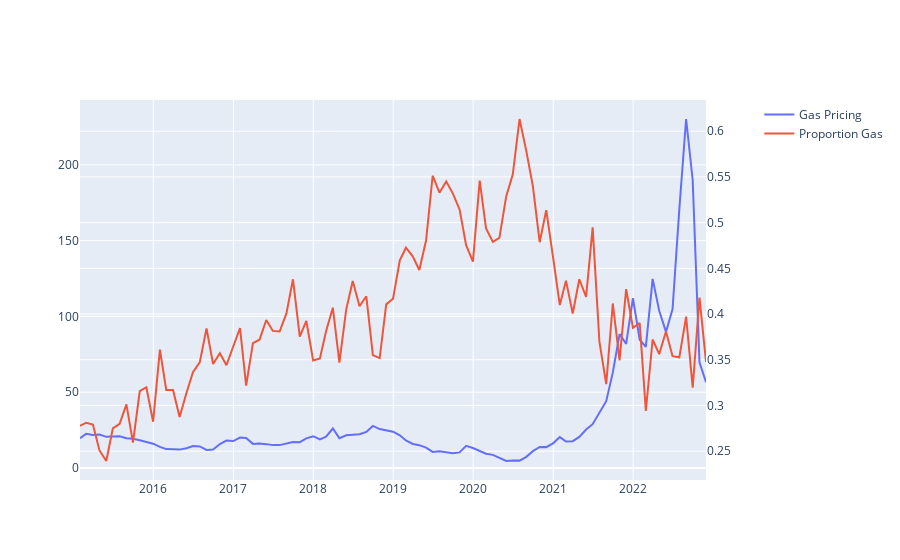

This figure's notebook cell:
### Markdown cell above
## Netherlands

### Code cell
gen_df = gen_read_clean("Netherlands")
combined_data = combine_dfs("Netherlands", gen_df, freq="1M")
# print(combined_data)
fig = make_subplots(specs=[[{"secondary_y": True}]])

fig.add_trace(
        go.Scatter(x=combined_data["Start"], y=combined_data["Last Price"], name="Gas Pricing"), secondary_y= False
)

fig.add_trace(
        go.Scatter(x=combined_data["Start"], y=combined_data["Percent Gas"], name = "Proportion Gas"), secondary_y= True
)
